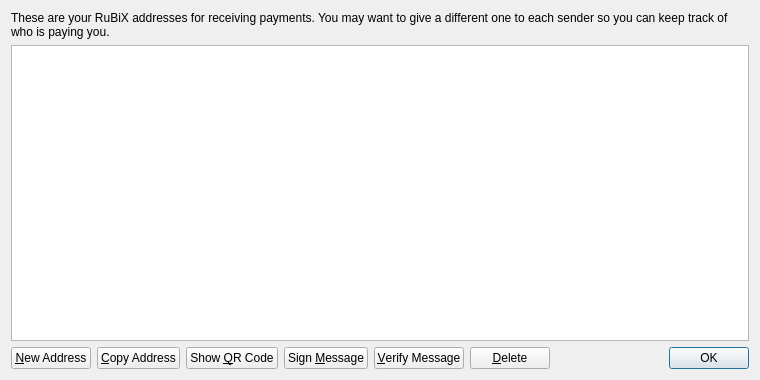
<?xml version="1.0" encoding="UTF-8"?>
<ui version="4.0">
 <class>AddressBookPage</class>
 <widget class="QWidget" name="AddressBookPage">
  <property name="geometry">
   <rect>
    <x>0</x>
    <y>0</y>
    <width>760</width>
    <height>380</height>
   </rect>
  </property>
  <property name="windowTitle">
   <string>Address Book</string>
  </property>
  <property name="styleSheet">
   <string notr="true"/>
  </property>
  <layout class="QVBoxLayout" name="verticalLayout">
   <item>
    <widget class="QLabel" name="labelExplanation">
     <property name="text">
      <string>These are your RuBiX addresses for receiving payments. You may want to give a different one to each sender so you can keep track of who is paying you.</string>
     </property>
     <property name="textFormat">
      <enum>Qt::PlainText</enum>
     </property>
     <property name="wordWrap">
      <bool>true</bool>
     </property>
    </widget>
   </item>
   <item>
    <widget class="QTableView" name="tableView">
     <property name="contextMenuPolicy">
      <enum>Qt::CustomContextMenu</enum>
     </property>
     <property name="toolTip">
      <string>Double-click to edit address or label</string>
     </property>
     <property name="styleSheet">
      <string notr="true"/>
     </property>
     <property name="tabKeyNavigation">
      <bool>false</bool>
     </property>
     <property name="selectionMode">
      <enum>QAbstractItemView::SingleSelection</enum>
     </property>
     <property name="selectionBehavior">
      <enum>QAbstractItemView::SelectRows</enum>
     </property>
     <property name="sortingEnabled">
      <bool>true</bool>
     </property>
     <attribute name="verticalHeaderVisible">
      <bool>false</bool>
     </attribute>
    </widget>
   </item>
   <item>
    <layout class="QHBoxLayout" name="horizontalLayout">
     <item>
      <widget class="QPushButton" name="newAddressButton">
       <property name="toolTip">
        <string>Create a new address</string>
       </property>
       <property name="text">
        <string>&amp;New Address</string>
       </property>
      </widget>
     </item>
     <item>
      <widget class="QPushButton" name="copyToClipboard">
       <property name="toolTip">
        <string>Copy the currently selected address to the system clipboard</string>
       </property>
       <property name="text">
        <string>&amp;Copy Address</string>
       </property>
      </widget>
     </item>
     <item>
      <widget class="QPushButton" name="showQRCode">
       <property name="text">
        <string>Show &amp;QR Code</string>
       </property>
      </widget>
     </item>
     <item>
      <widget class="QPushButton" name="signMessage">
       <property name="toolTip">
        <string>Sign a message to prove you own a RuBiX address</string>
       </property>
       <property name="text">
        <string>Sign &amp;Message</string>
       </property>
      </widget>
     </item>
     <item>
      <widget class="QPushButton" name="verifyMessage">
       <property name="toolTip">
        <string>Verify a message to ensure it was signed with a specified RuBiX address</string>
       </property>
       <property name="text">
        <string>&amp;Verify Message</string>
       </property>
      </widget>
     </item>
     <item>
      <widget class="QPushButton" name="deleteButton">
       <property name="toolTip">
        <string>Delete the currently selected address from the list</string>
       </property>
       <property name="text">
        <string>&amp;Delete</string>
       </property>
      </widget>
     </item>
     <item>
      <spacer name="horizontalSpacer">
       <property name="orientation">
        <enum>Qt::Horizontal</enum>
       </property>
       <property name="sizeHint" stdset="0">
        <size>
         <width>40</width>
         <height>20</height>
        </size>
       </property>
      </spacer>
     </item>
     <item>
      <widget class="QDialogButtonBox" name="buttonBox">
       <property name="sizePolicy">
        <sizepolicy hsizetype="Maximum" vsizetype="Fixed">
         <horstretch>0</horstretch>
         <verstretch>0</verstretch>
        </sizepolicy>
       </property>
       <property name="standardButtons">
        <set>QDialogButtonBox::Ok</set>
       </property>
      </widget>
     </item>
    </layout>
   </item>
  </layout>
 </widget>
 <resources/>
 <connections/>
</ui>
